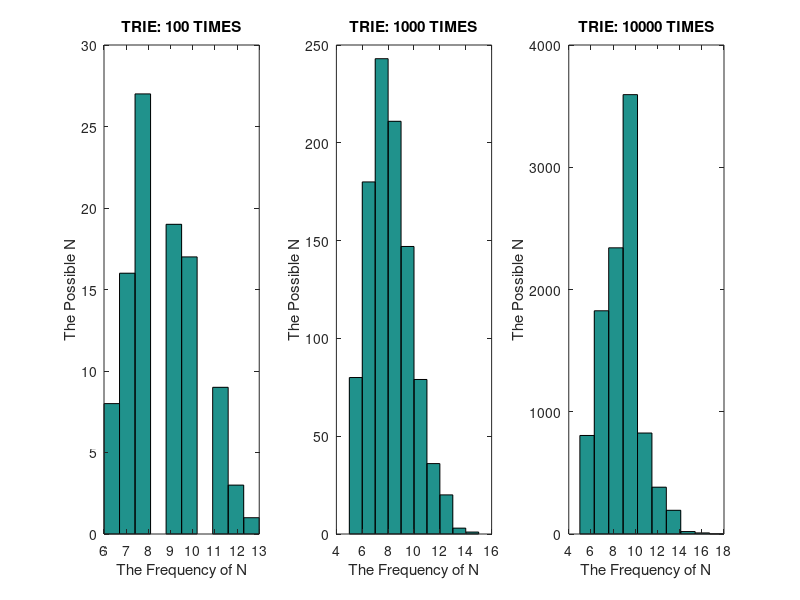

Write the MATLAB code that produced this figure.
clear
TRIES=[100,1000,10000]
SUM=0;

i=0;
for z=1:3
    for j=1:TRIES(z)
     SUM=0;
     i=0;
        while(SUM<4)
            SUM=rand+SUM;
            i=i+1;
        end
    x(j)=i;
    end
    subplot(1,3,z)
    hist(x)
    title(['TRIE: ',num2str(TRIES(z)),' TIMES']);
    xlabel('The Frequency of N');
    ylabel('The Possible N');
    mean(x)
end

